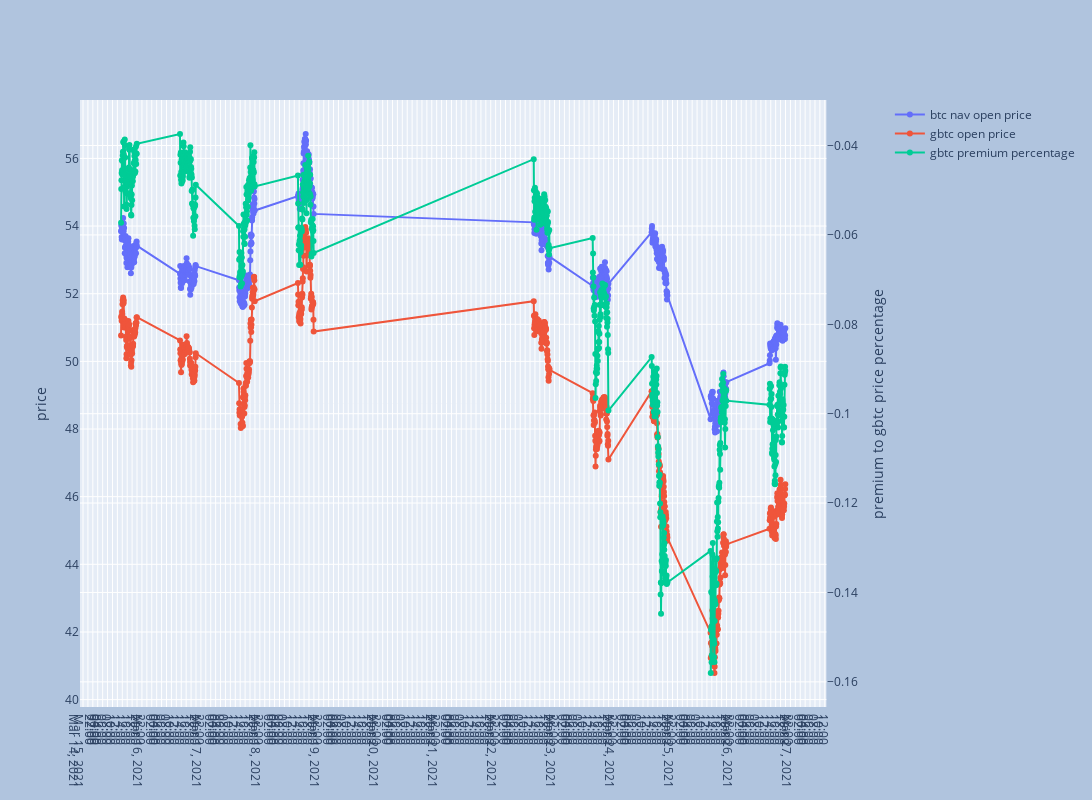

Write notebook code for a chart like this one.
### Code cell
plot_price_chart(df_5min_only_marketopen, chart_width=6000, nticks=300)

### Figure 1 — Plotly figure (JSON) as saved in the notebook; plotly's stock layout.template omitted (floating-point values rounded to 4 significant figures; data arrays with more than 128 entries replaced by an {"elided": "..."} marker saying what was removed)
{"data": [{"mode": "lines+markers", "name": "btc nav open price", "type": "scatter", "x": {"elided": "702 str values"}, "xaxis": "x", "y": {"elided": "702 float values"}, "yaxis": "y"}, {"mode": "lines+markers", "name": "gbtc open price", "type": "scatter", "x": {"elided": "702 str values"}, "xaxis": "x", "y": {"elided": "702 float values"}, "yaxis": "y"}, {"mode": "lines+markers", "name": "gbtc premium percentage", "type": "scatter", "x": {"elided": "702 str values"}, "xaxis": "x", "y": {"elided": "702 float values"}, "yaxis": "y2"}], "layout": {"autosize": false, "height": 800, "paper_bgcolor": "LightSteelBlue", "width": 5000, "xaxis": {"anchor": "y", "domain": [0, 0.94], "nticks": 200}, "yaxis": {"anchor": "x", "domain": [0, 1], "title": {"text": "price"}}, "yaxis2": {"anchor": "x", "overlaying": "y", "side": "right", "title": {"text": "premium to gbtc price percentage"}}}}
